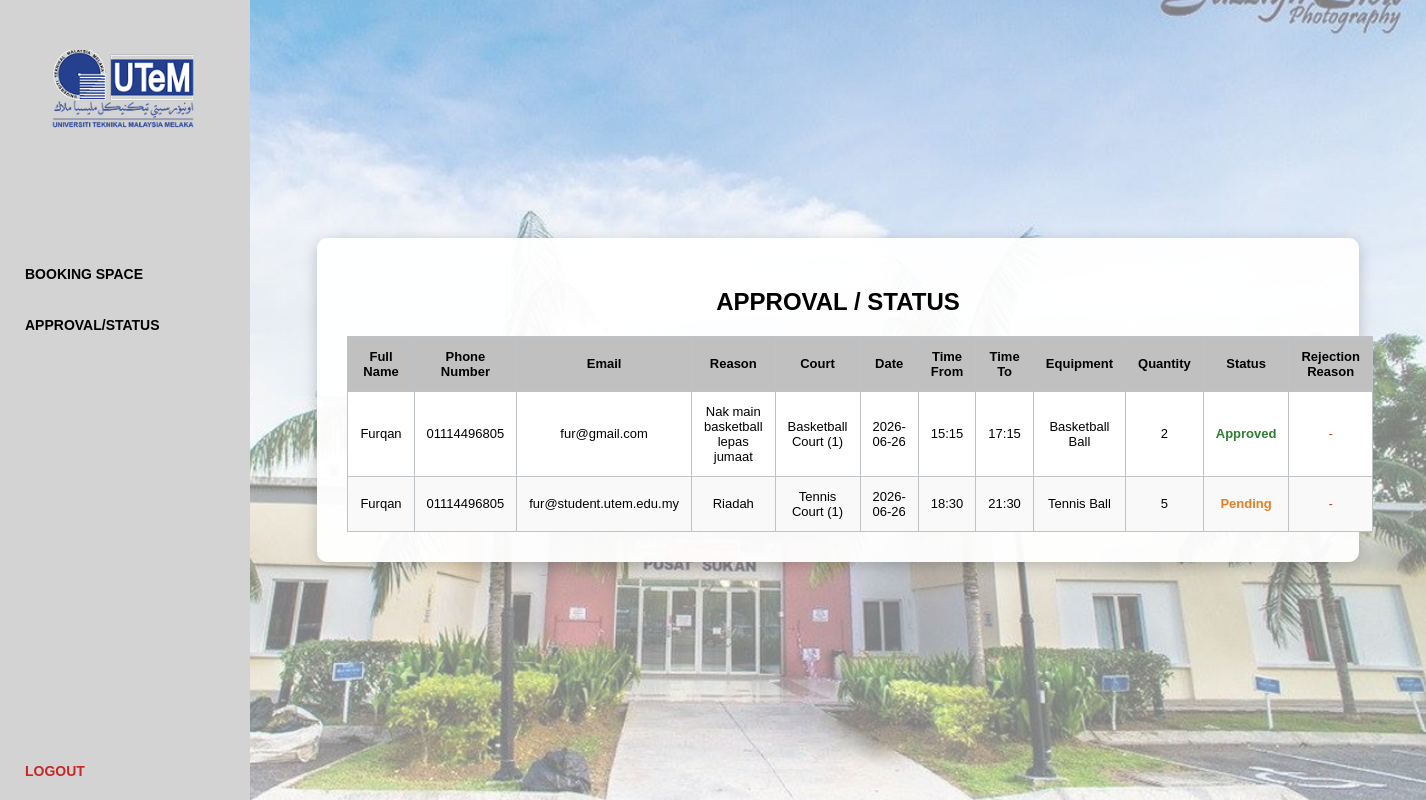
The page /Approval.php (signed in) on the database its author committed.
### tables this page shows
CREATE TABLE IF NOT EXISTS `booking` (
  `booking_id` int(11) NOT NULL AUTO_INCREMENT,
  `booking_status` varchar(50) NOT NULL DEFAULT 'Pending',
  `booking_details` varchar(255) DEFAULT NULL,
  `guest_id` int(11) DEFAULT NULL,
  `rejection_reason` varchar(200) DEFAULT NULL,
  PRIMARY KEY (`booking_id`),
  KEY `guest_id` (`guest_id`)
);

### Approval.php (the view, shortened to what this page needs)
<?php
include "db.php";
$current_guest = $_SESSION['guest_id'] ?? null;
?>
<!DOCTYPE html>
<html lang="en">
<head>
</head>
<body>
  <header>
    <div class="logo">
      <img src="UTeM Clear.png" alt="Pusat Sukan Logo">
    </div>
    <nav>
      <ul>
        <li><a href="MainPage.html">BOOKING SPACE</a></li>
        <li><a href="Approval.php">APPROVAL/STATUS</a></li>
        <li style="margin-top: 400px;"><a href="index.php" style="color: #c62828;">LOGOUT</a></li>
      </ul>
    </nav>
  </header>
  <section>
    <div class="container">
      <h2>APPROVAL / STATUS</h2>
      <table>
        <thead>
          <tr>
            <th>Full Name</th>
            <th>Phone Number</th>
            <th>Email</th>
            <th>Reason</th>
            <th>Court</th>
            <th>Date</th>
            <th>Time From</th>
            <th>Time To</th>
            <th>Equipment</th>
            <th>Quantity</th>
            <th>Status</th>
            <th>Rejection Reason</th>
          </tr>
        </thead>
        <tbody>
          <?php
          if ($current_guest) {
              $stmt = $conn->prepare("
                  SELECT booking_id, booking_status, booking_details, guest_id, rejection_reason
                  FROM booking
                  WHERE guest_id = ?
                  ORDER BY booking_id DESC
              ");
              $stmt->bind_param("s", $current_guest);
              $stmt->execute();
              $result = $stmt->get_result();
              if ($result && $result->num_rows > 0) {
                  while ($row = $result->fetch_assoc()) {
                      $details_string = $row['booking_details'] ?? '';
                      $val = explode("\t", $details_string);
                      $name      = htmlspecialchars($val[0] ?? '-');
                      $phone     = htmlspecialchars($val[1] ?? '-');
                      $email     = htmlspecialchars($val[2] ?? '-');
                      $reason    = htmlspecialchars($val[3] ?? '-');
                      $court     = htmlspecialchars($val[4] ?? '-');
                      $date      = htmlspecialchars($val[5] ?? '-');
                      $timeFrom  = htmlspecialchars($val[6] ?? '-');
                      $timeTo    = htmlspecialchars($val[7] ?? '-');
                      $equipment = (!isset($val[8]) || trim($val[8]) === '') ? '-' : htmlspecialchars($val[8]);
                      $quantity  = (!isset($val[9]) || trim($val[9]) === '') ? '-' : htmlspecialchars($val[9]);
                      $status = $row['booking_status'] ?? 'Pending';
                      if ($status === 'Approved') {
                          $status_class = 'status-approved';
                      } elseif ($status === 'Rejected') {
                          $status_class = 'status-rejected';
                      } else {
                          $status_class = 'status-pending';
                      }
                      if ($status === 'Rejected') {
                          $rejection_reason = htmlspecialchars($row['rejection_reason'] ?? '-');
                          if ($rejection_reason === '') {
                              $rejection_reason = '-';
                          }
                      } else {
                          $rejection_reason = '-';
                      }
                      echo "<tr>";
                      echo "<td>" . $name . "</td>";
                      echo "<td>" . $phone . "</td>";
                      echo "<td>" . $email . "</td>";
                      echo "<td>" . $reason . "</td>";
                      echo "<td>" . $court . "</td>";
                      echo "<td>" . $date . "</td>";
                      echo "<td>" . $timeFrom . "</td>";
                      echo "<td>" . $timeTo . "</td>";
                      echo "<td>" . $equipment . "</td>";
                      echo "<td>" . $quantity . "</td>";
                      echo "<td><span class='" . $status_class . "'>" . htmlspecialchars($status) . "</span></td>";
                      echo "<td><span class='rejection-reason'>" . $rejection_reason . "</span></td>";
                      echo "</tr>";
                  }
              } else {
                  echo "<tr><td colspan='12'>No database booking records found for your account.</td></tr>";
              }
          } else {
              echo "<tr><td colspan='12' style='color: #c62828;'>Please log in to view your reservation status.</td></tr>";
          }
          ?>
        </tbody>
      </table>
    </div>
  </section>
</body>
</html>

### Approval.php (style rules this page uses)
* { box-sizing: border-box; }
body { margin: 0; font-family: Arial, sans-serif; color: #000; background: url('Main Background.png') no-repeat center center fixed; background-size: cover; min-height: 100vh; display: flex; }
header { width: 250px; min-height: 100vh; background: #d3d3d3; display: flex; flex-direction: column; align-items: center; padding-top: 50px; flex-shrink: 0; }
.logo img { width: 150px; height: auto; margin-bottom: 95px; }
nav { width: 100%; margin-top: 20px; }
nav ul { padding: 0; margin: 0; width: 100%; list-style: none; }
nav ul li { width: 100%; margin-bottom: 5px; }
nav ul li a { display: block; padding: 15px 25px; text-decoration: none; color: #000000; font-size: 14px; font-weight: 600; transition: all 0.3s ease; }
section { flex: 1; display: flex; justify-content: center; align-items: center; padding: 40px; }
.container { width: 95%; max-width: 1400px; margin: auto; background: rgba(255, 255, 255, 0.95); padding: 30px; border-radius: 10px; text-align: center; box-shadow: 0 4px 15px rgba(0, 0, 0, 0.2); }
table { width: 100%; background-color: #ffffff; border-collapse: collapse; margin-top: 20px; }
table th, table td { border: 1px solid #bdc3c7; padding: 12px; text-align: center; font-size: 13px; }
table th { background-color: #C0C0C0; color: #000; font-weight: bold; }
tr:nth-child(even) { background-color: #f9f9f9; }
.status-approved { color: #2e7d32; font-weight: bold; }
.status-pending { color: #e67e22; font-weight: bold; }
.rejection-reason { color: #c62828; font-size: 12px; }

### rows shown on the page
booking: booking_details "Furqan", booking_details "01114496805", booking_details "fur@gmail.com", booking_details "Nak main basketball lepas jumaat", booking_details "Basketball Court (1)", booking_details "2026-06-26", booking_details "15:15", booking_details "17:15", booking_details "Basketball Ball", booking_details "2", booking_status "Approved", booking_status "-"
booking: booking_details "Furqan", booking_details "01114496805", booking_details "fur@student.utem.edu.my", booking_details "Riadah", booking_details "Tennis Court (1)", booking_details "2026-06-26", booking_details "18:30", booking_details "21:30", booking_details "Tennis Ball", booking_details "5", booking_status "Pending", booking_status "-"
